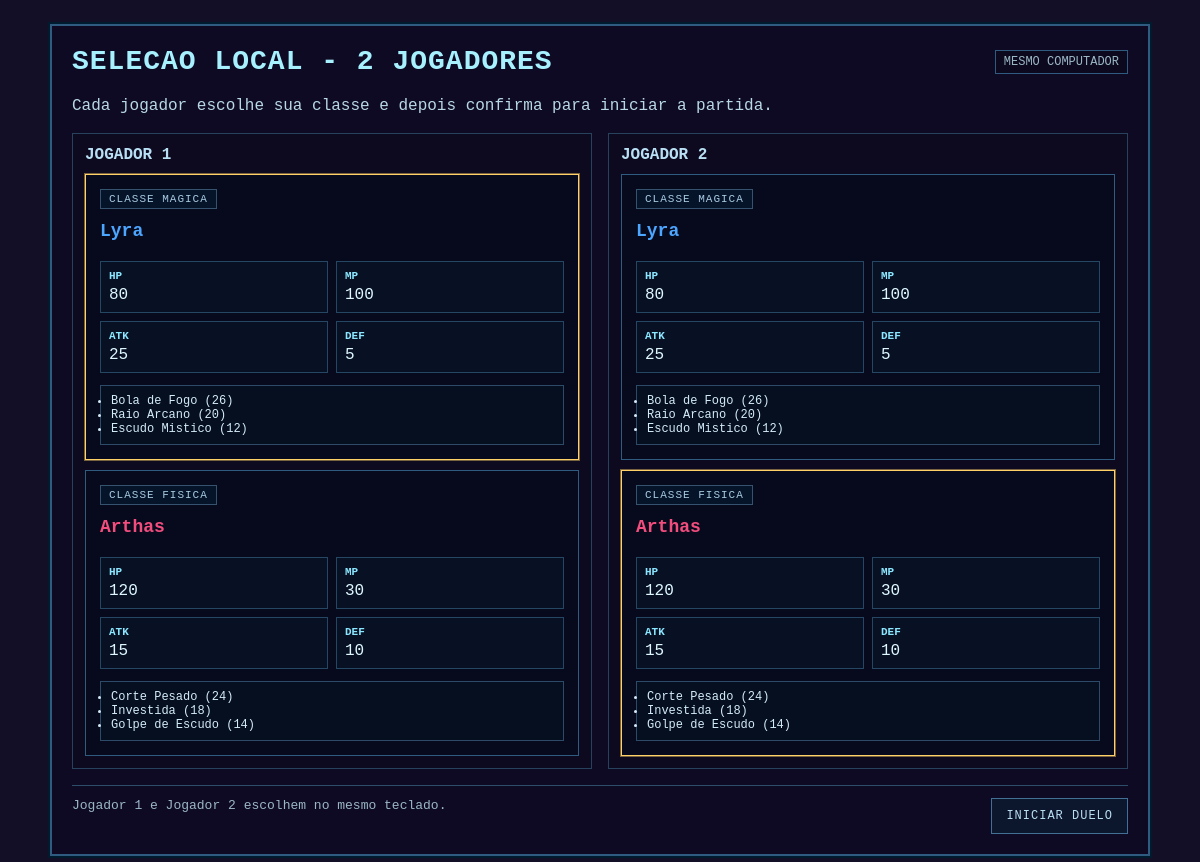
The page / on the database its author committed.
### tables this page shows
CREATE TABLE personagens (
        id INTEGER PRIMARY KEY AUTOINCREMENT,
        tipo TEXT NOT NULL,
        hp_base INTEGER NOT NULL,
        mp_base INTEGER NOT NULL,
        atk_base INTEGER NOT NULL,
        def_base INTEGER NOT NULL,
        descricao TEXT
    , nome TEXT, ataques TEXT NOT NULL DEFAULT '[]');

### views/arena.php (called while the page is built)
<?php
require __DIR__ . '/selecao.php';

### app/Controllers/BattleController.php (called while the page is built, shortened)
<?php
class BattleController
{
    public function show(): void
    {
        $mago = Mago::findFirstName() ?? 'Mago nao encontrado';
        $hpBase = Mago::findHpBase();
        $mpBase = Mago::findMpBase();
        $atkBase = Mago::findAtkBase();
        $defBase = Mago::findDefBase();
        $ataques = json_decode(Mago::findAtaques(), true) ?: [];
        $guerreiro = Guerreiro::findFirstName() ?? 'Guerreiro nao encontrado';
        $hpBaseG = Guerreiro::findHpBase();
        $mpBaseG = Guerreiro::findMpBase();
        $atkBaseG = Guerreiro::findAtkBase();
        $defBaseG = Guerreiro::findDefBase();
        $ataquesG = json_decode(Guerreiro::findAtaques(), true) ?: [];
        require __DIR__ . '/../../views/arena.php';
    }
}

### public/index.php (called while the page is built, shortened)
<?php
$battleController = new BattleController();
$battleController->show();

### app/Core/Database.php (called while the page is built, shortened)
<?php
class Database
{
    public static function connect(): PDO
    {
        $caminho = __DIR__ . '/../../database.sqlite';
        $pdo = new PDO('sqlite:' . $caminho);
        $pdo->setAttribute(PDO::ATTR_ERRMODE, PDO::ERRMODE_EXCEPTION);
        $pdo->setAttribute(PDO::ATTR_DEFAULT_FETCH_MODE, PDO::FETCH_OBJ);
        return $pdo;
    }
}

### app/Models/Mago.php (called while the page is built, shortened)
<?php
class Mago extends Personagem
{
    public static function findFirstName(): ?string
    {
        return Database::connect()
            ->query("SELECT nome FROM personagens WHERE LOWER(tipo) = 'mago' LIMIT 1")
            ->fetch()->nome ?? null;
    }
    public static function findHpBase() {
        return Database::connect()
            ->query("SELECT hp_base FROM personagens WHERE LOWER(tipo) = 'mago' LIMIT 1")
            ->fetch()->hp_base ?? "hp_base";
    }
    public static function findMpBase() {
        return Database::connect()
            ->query("SELECT mp_base FROM personagens WHERE LOWER(tipo) = 'mago' LIMIT 1")
            ->fetch()->mp_base ?? "mp_base";
    }
    public static function findDefBase() {
        return Database::connect()
            ->query("SELECT def_base FROM personagens WHERE LOWER(tipo) = 'mago' LIMIT 1")
            ->fetch()->def_base ?? "def_base";
    }
    public static function findAtkBase() {
        return Database::connect()
            ->query("SELECT atk_base FROM personagens WHERE LOWER(tipo) = 'mago' LIMIT 1")
            ->fetch()->atk_base ?? "atk_base";
    }
    public static function findAtaques(): string
    {
        return Database::connect()
            ->query("SELECT ataques FROM personagens WHERE LOWER(tipo) = 'mago' LIMIT 1")
            ->fetch()->ataques ?? '[]';
    }
}

### app/Models/Guerreiro.php (called while the page is built, shortened)
<?php
class Guerreiro extends Personagem
{
    public static function findFirstName(): ?string
    {
        return Database::connect()
            ->query("SELECT nome FROM personagens WHERE LOWER(tipo) = 'guerreiro' LIMIT 1")
            ->fetch()->nome ?? null;
    }
    public static function findHpBase()
    {
        return Database::connect()
            ->query("SELECT hp_base FROM personagens WHERE LOWER(tipo) = 'guerreiro' LIMIT 1")
            ->fetch()->hp_base ?? 'hp_base';
    }
    public static function findMpBase()
    {
        return Database::connect()
            ->query("SELECT mp_base FROM personagens WHERE LOWER(tipo) = 'guerreiro' LIMIT 1")
            ->fetch()->mp_base ?? 'mp_base';
    }
    public static function findDefBase()
    {
        return Database::connect()
            ->query("SELECT def_base FROM personagens WHERE LOWER(tipo) = 'guerreiro' LIMIT 1")
            ->fetch()->def_base ?? 'def_base';
    }
    public static function findAtkBase()
    {
        return Database::connect()
            ->query("SELECT atk_base FROM personagens WHERE LOWER(tipo) = 'guerreiro' LIMIT 1")
            ->fetch()->atk_base ?? 'atk_base';
    }
    public static function findAtaques(): string
    {
        return Database::connect()
            ->query("SELECT ataques FROM personagens WHERE LOWER(tipo) = 'guerreiro' LIMIT 1")
            ->fetch()->ataques ?? '[]';
    }
}

### views/selecao.php (the view, shortened to what this page needs)
<!doctype html>
<html lang="pt-BR">
<head>
    <link rel="stylesheet" href="/css/selecao.css">
</head>
<body>
<main class="screen">
    <div class="top">
        <h1 class="title">Selecao Local - 2 Jogadores</h1>
        <span class="badge">Mesmo Computador</span>
    </div>
    <p class="intro">Cada jogador escolhe sua classe e depois confirma para iniciar a partida.</p>
    <form class="selection-form" method="post" action="#">
        <section class="players">
            <article class="player">
                <h2 class="player-title">Jogador 1</h2>
                <div class="options">
                    <label class="fighter mago" for="p1-mago">
                        <span class="chip">Classe Magica</span>
                        <h3><?= htmlspecialchars((string) ($mago ?? ''), ENT_QUOTES, 'UTF-8') ?></h3>
                        <ul class="stats">
                            <li><strong>HP</strong><?= htmlspecialchars((string) ($hpBase ?? '')) ?></li>
                            <li><strong>MP</strong><?= htmlspecialchars((string) ($mpBase ?? '')) ?></li>
                            <li><strong>ATK</strong><?= htmlspecialchars((string) ($atkBase ?? '')) ?></li>
                            <li><strong>DEF</strong><?= htmlspecialchars((string) ($defBase ?? '')) ?></li>
                        </ul>
                        <ul class="attacks">
                            <?php foreach (($ataques ?? []) as $ataque): ?>
                                <li><?= htmlspecialchars((string) $ataque, ENT_QUOTES, 'UTF-8') ?></li>
                            <?php endforeach; ?>
                        </ul>
                    </label>
                    <label class="fighter guerreiro" for="p1-guerreiro">
                        <span class="chip">Classe Fisica</span>
                        <h3><?= htmlspecialchars((string) ($guerreiro ?? ''), ENT_QUOTES, 'UTF-8') ?></h3>
                        <ul class="stats">
                            <li><strong>HP</strong><?= htmlspecialchars((string) ($hpBaseG ?? '')) ?></li>
                            <li><strong>MP</strong><?= htmlspecialchars((string) ($mpBaseG ?? '')) ?></li>
                            <li><strong>ATK</strong><?= htmlspecialchars((string) ($atkBaseG ?? '')) ?></li>
                            <li><strong>DEF</strong><?= htmlspecialchars((string) ($defBaseG ?? '')) ?></li>
                        </ul>
                        <ul class="attacks">
                            <?php foreach (($ataquesG ?? []) as $ataque): ?>
                                <li><?= htmlspecialchars((string) $ataque, ENT_QUOTES, 'UTF-8') ?></li>
                            <?php endforeach; ?>
                        </ul>
                    </label>
                </div>
            </article>
            <article class="player">
                <h2 class="player-title">Jogador 2</h2>
                <div class="options">
                    <label class="fighter mago" for="p2-mago">
                        <span class="chip">Classe Magica</span>
                        <h3><?= htmlspecialchars((string) ($mago ?? ''), ENT_QUOTES, 'UTF-8') ?></h3>
                        <ul class="stats">
                            <li><strong>HP</strong><?= htmlspecialchars((string) ($hpBase ?? '')) ?></li>
                            <li><strong>MP</strong><?= htmlspecialchars((string) ($mpBase ?? '')) ?></li>
                            <li><strong>ATK</strong><?= htmlspecialchars((string) ($atkBase ?? '')) ?></li>
                            <li><strong>DEF</strong><?= htmlspecialchars((string) ($defBase ?? '')) ?></li>
                        </ul>
                        <ul class="attacks">
                            <?php foreach (($ataques ?? []) as $ataque): ?>
                                <li><?= htmlspecialchars((string) $ataque, ENT_QUOTES, 'UTF-8') ?></li>
                            <?php endforeach; ?>
                        </ul>
                    </label>
                    <label class="fighter guerreiro" for="p2-guerreiro">
                        <span class="chip">Classe Fisica</span>
                        <h3><?= htmlspecialchars((string) ($guerreiro ?? ''), ENT_QUOTES, 'UTF-8') ?></h3>
                        <ul class="stats">
                            <li><strong>HP</strong><?= htmlspecialchars((string) ($hpBaseG ?? '')) ?></li>
                            <li><strong>MP</strong><?= htmlspecialchars((string) ($mpBaseG ?? '')) ?></li>
                            <li><strong>ATK</strong><?= htmlspecialchars((string) ($atkBaseG ?? '')) ?></li>
                            <li><strong>DEF</strong><?= htmlspecialchars((string) ($defBaseG ?? '')) ?></li>
                        </ul>
                        <ul class="attacks">
                            <?php foreach (($ataquesG ?? []) as $ataque): ?>
                                <li><?= htmlspecialchars((string) $ataque, ENT_QUOTES, 'UTF-8') ?></li>
                            <?php endforeach; ?>
                        </ul>
                    </label>
                </div>
            </article>
        </section>
        <footer class="footer">
            <span>Jogador 1 e Jogador 2 escolhem no mesmo teclado.</span>
            <div class="actions">
                <button class="btn primary" type="submit">Iniciar Duelo</button>
            </div>
        </footer>
    </form>
</main>
</body>
</html>

### public/css/selecao.css (style rules this page uses)
:root { --bg: #130f27; --panel: #0f0a24; --line: #2f5b81; --text: #dff8ff; --text-dim: #9bb7c6; --danger: #f34d7e; --mana: #4ca5ff; }
* { box-sizing: border-box; margin: 0; padding: 0; }
body { min-height: 100vh; font-family: "Courier New", monospace; color: var(--text); background: var(--bg); display: flex; align-items: center; justify-content: center; padding: 24px; }
.screen { width: min(1100px, 100%); border: 2px solid var(--line); background: var(--panel); box-shadow: 0 0 0 2px #001b2d; padding: 20px; }
.top { display: flex; justify-content: space-between; align-items: center; margin-bottom: 18px; gap: 12px; }
.title { font-size: clamp(20px, 3vw, 28px); color: #a7f1ff; letter-spacing: 1px; text-transform: uppercase; }
.badge { border: 1px solid var(--line); color: var(--text-dim); padding: 4px 8px; font-size: 12px; text-transform: uppercase; background: rgba(0, 0, 0, 0.2); }
.intro { margin-bottom: 16px; color: #b8d8e5; line-height: 1.4; }
.selection-form { display: grid; gap: 16px; }
.players { display: grid; grid-template-columns: 1fr 1fr; gap: 16px; align-items: start; }
.player { border: 1px solid #27425c; padding: 12px; background: rgba(0, 0, 0, 0.15); }
.player-title { font-size: 16px; margin-bottom: 10px; color: #b8dff3; text-transform: uppercase; }
.options { display: grid; gap: 10px; }
.fighter { border: 1px solid var(--line); background: rgba(0, 12, 27, 0.45); padding: 14px; display: flex; flex-direction: column; gap: 12px; min-width: 0; }
.fighter h3 { font-size: 18px; margin-bottom: 8px; }
.fighter.mago h3 { color: var(--mana); }
.fighter.guerreiro h3 { color: var(--danger); }
.chip { width: fit-content; border: 1px solid #35536f; color: #a8cae1; background: rgba(7, 31, 56, 0.5); font-size: 11px; text-transform: uppercase; padding: 3px 8px; letter-spacing: 1px; }
.stats { list-style: none; display: grid; grid-template-columns: 1fr 1fr; gap: 8px; }
.stats li { border: 1px solid #264763; padding: 8px; background: rgba(10, 25, 45, 0.5); }
.stats strong { color: #8be7ff; display: block; font-size: 11px; text-transform: uppercase; margin-bottom: 4px; }
.attacks { border: 1px solid #2d4b69; background: rgba(7, 21, 36, 0.5); padding: 8px 10px; }
.attacks li { color: #d4ebf8; font-size: 12px; }
.pick:checked + .fighter { border-color: #ffd166; box-shadow: 0 0 0 1px rgba(255, 209, 102, 0.45); }
.footer { border-top: 1px solid #2c4e68; padding-top: 12px; display: flex; justify-content: space-between; gap: 10px; flex-wrap: wrap; color: var(--text-dim); font-size: 13px; }
.actions { display: flex; gap: 10px; }
.btn { border: 1px solid #416f95; background: rgba(10, 30, 52, 0.6); color: #b9def2; text-transform: uppercase; letter-spacing: 1px; font-family: inherit; font-size: 12px; padding: 10px 14px; cursor: pointer; transition: filter 0.15s ease; }

### rows shown on the page
personagens: nome "Lyra", ataques "Bola de Fogo (26)", ataques "Raio Arcano (20)", ataques "Escudo Mistico (12)"
personagens: nome "Arthas", ataques "Corte Pesado (24)", ataques "Investida (18)", ataques "Golpe de Escudo (14)"

### other values the page prints
$hpBase "80"
$mpBase "100"
$atkBase "25"
$defBase "5"
$hpBaseG "120"
$mpBaseG "30"
$atkBaseG "15"
$defBaseG "10"
